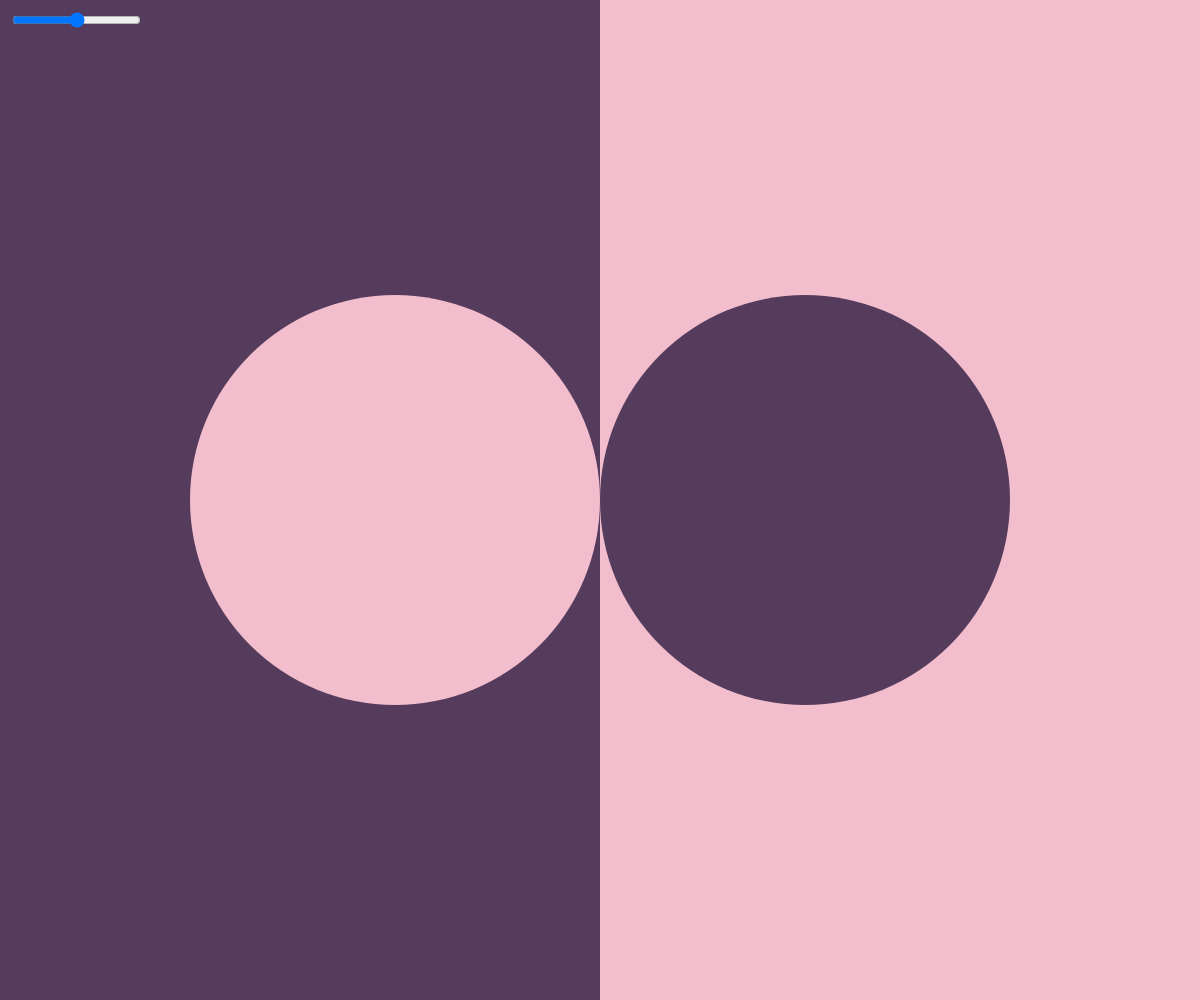
Frame 1 (no input)
Frame 60 (no input): identical to frame 1, image omitted
Frame 120 (the mouse pressed at the canvas centre since frame 60): identical to frame 1, image omitted

The p5.js sketch that drew this single still picture (run headless with seeded random() and noise() and a simulated clock; from frame 60 on, the mouse is pressed at the canvas centre):

// p5.js sketch
// ── sketch.js
let valueSlider;
let maxDiameter = 800; // maximaler Durchmesser
let minDiameter = 20;  // minimaler Durchmesser

function setup() {
  createCanvas(windowWidth, windowHeight);
  valueSlider = createSlider(0, 100, 50);
  valueSlider.position(10, 10);
  noStroke();
}

function draw() {
  
  let val = valueSlider.value();

  // Farben
  let dark = color(86, 60, 92);
  let light = color(242, 189, 205);

  // Hintergrundhälften
  fill(dark);
  rect(0, 0, width / 2, height);

  fill(light);
  rect(width / 2, 0, width / 2, height);

  // Slider steuert Grösse gegengleich
  let leftDiameter = map(val, 0, 100, maxDiameter, minDiameter);
  let rightDiameter = map(val, 0, 100, minDiameter, maxDiameter);

  let midX = width / 2;
  let centerY = height / 2;

  // Sicherstellen, dass die Kreise nicht über den Rand hinausgehen
  let leftX = max(leftDiameter / 2, midX - leftDiameter / 2); // links im Feld
  let rightX = min(width - rightDiameter / 2, midX + rightDiameter / 2); // rechts im Feld

  // Linker Kreis
  fill(light);
  ellipse(leftX, centerY, leftDiameter, leftDiameter);

  // Rechter Kreis
  fill(dark);
  ellipse(rightX, centerY, rightDiameter, rightDiameter);
}
